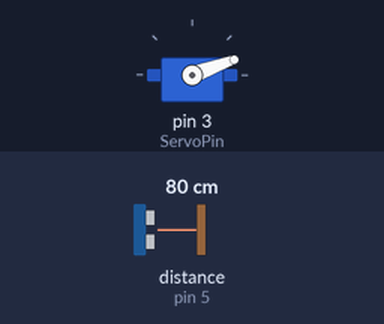
Simulated run of this sketch. Board: Arduino Uno, built with avr-gcc and run on an emulated ATmega328P. Shown: servo. Wiring (inferred from the names in the program): ultrasonic range finder: trigger pin 6; echo pin 5. Inputs (shaded band) come from the test bench; at power-on: distance to the obstacle (sensor on pin 5) 80 cm. The echo pulse lasts 58.3 µs per cm; the ROS host is connected and sends only what is stated.

Above: at 0.31 s.
At 0.73 s:
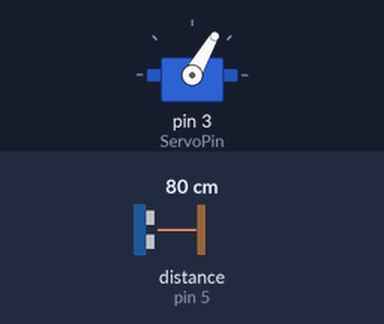
At 1.15 s:
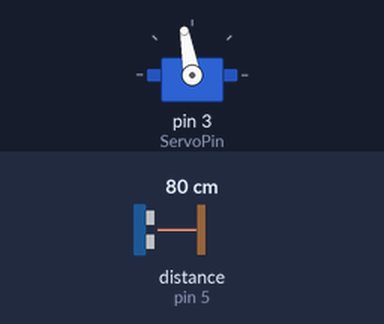
At 2.0 s:
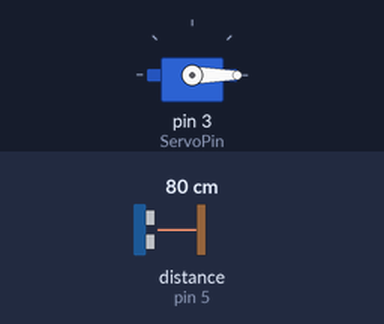
Timing chart, 0 to 3.5 s (numbered marks = the images above):
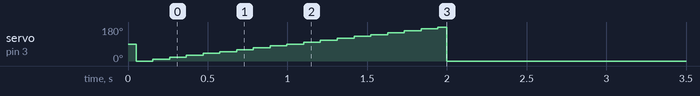

The sketch:

Laser_Test.ino
```cpp
#include<ros.h>
#include<std_msgs/Float32.h>
#include <Servo.h>
#include <sensor_msgs/LaserScan.h>


ros::NodeHandle nh;
sensor_msgs::LaserScan distance_ultra;
ros::Publisher pub("Distance_Publisher",&distance_ultra);

Servo first_servo;
int echo =5;
int trig = 6;

long duration;
float distance;

float ranges[18];

void setup()
{
int ServoPin = 3;
first_servo.attach(ServoPin);
pinMode(trig,OUTPUT);
pinMode(echo,INPUT);


nh.initNode();
nh.advertise(pub);
}

int flag = 0;

void loop()
{ if (flag ==0){

    for (int i = 0;i<=180;i=i+10)
    {
      digitalWrite(trig,LOW);
      delay(50);

      digitalWrite(trig,HIGH);
      delayMicroseconds(10);
      digitalWrite(trig,LOW);
      first_servo.write(i);

      duration = pulseIn(echo,HIGH);
      distance = duration*0.034/2;

      ranges[i/10] = distance;
      delay(50);
    }
}
  flag = 1;

      //Header
      distance_ultra.header.stamp = nh.now();
      distance_ultra.header.frame_id = "fake_laser";

      //Angle
      distance_ultra.angle_min = 0;
      distance_ultra.angle_max = 3.14;
      distance_ultra.angle_increment = 0.0174533;

      //Time
      distance_ultra.time_increment = 0;//0.110;
      distance_ultra.scan_time = 0;//6.600;

      //Range
      distance_ultra.range_min = 0.0;
      distance_ultra.range_max = 40;

      //Ranges
//      /distance_ultra.ranges.resize(18);

      distance_ultra.ranges_length = 18;
         distance_ultra.ranges = ranges;
      pub.publish(&distance_ultra);
//      for(unsigned int i = 0; i < 18; ++i){
//         distance_ultra.ranges[i] = ranges[i];
//         scan.intensities[i] = intensities[i];


      nh.spinOnce();
 first_servo.write(0);
}
```

Measured:
- by itself, servo on pin 3 (ServoPin): 90° → 0° at 0.05 s, → 10° 0.11 s later, → 20° 0.11 s later, → 30° 0.11 s later, … (20 changes in this stretch)
